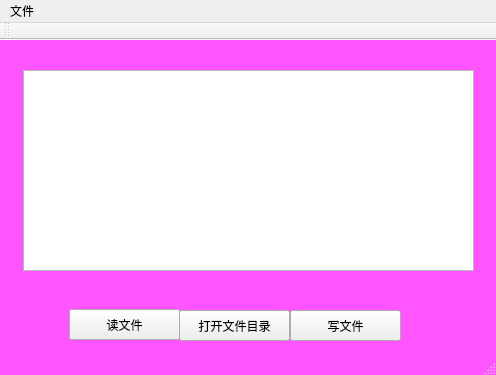
<?xml version="1.0" encoding="UTF-8"?>
<ui version="4.0">
 <class>MainWindow</class>
 <widget class="QMainWindow" name="MainWindow">
  <property name="geometry">
   <rect>
    <x>0</x>
    <y>0</y>
    <width>496</width>
    <height>375</height>
   </rect>
  </property>
  <property name="windowTitle">
   <string>MainWindow</string>
  </property>
  <property name="styleSheet">
   <string notr="true">QMainWindow {
background:rgb(255, 85, 255);
}</string>
  </property>
  <widget class="QWidget" name="centralWidget">
   <widget class="QTextEdit" name="textEdit">
    <property name="geometry">
     <rect>
      <x>23</x>
      <y>30</y>
      <width>451</width>
      <height>201</height>
     </rect>
    </property>
   </widget>
   <widget class="QPushButton" name="readFileButton">
    <property name="geometry">
     <rect>
      <x>69</x>
      <y>269</y>
      <width>111</width>
      <height>31</height>
     </rect>
    </property>
    <property name="text">
     <string>读文件</string>
    </property>
   </widget>
   <widget class="QPushButton" name="writeFileButton">
    <property name="geometry">
     <rect>
      <x>290</x>
      <y>270</y>
      <width>111</width>
      <height>31</height>
     </rect>
    </property>
    <property name="text">
     <string>写文件</string>
    </property>
   </widget>
   <widget class="QPushButton" name="openDirectionButton">
    <property name="geometry">
     <rect>
      <x>179</x>
      <y>270</y>
      <width>111</width>
      <height>31</height>
     </rect>
    </property>
    <property name="text">
     <string>打开文件目录</string>
    </property>
   </widget>
  </widget>
  <widget class="QMenuBar" name="menuBar">
   <property name="geometry">
    <rect>
     <x>0</x>
     <y>0</y>
     <width>496</width>
     <height>23</height>
    </rect>
   </property>
   <widget class="QMenu" name="menuCloud_System">
    <property name="title">
     <string>文件</string>
    </property>
    <addaction name="actionOpen_files"/>
   </widget>
   <addaction name="menuCloud_System"/>
  </widget>
  <widget class="QToolBar" name="mainToolBar">
   <attribute name="toolBarArea">
    <enum>TopToolBarArea</enum>
   </attribute>
   <attribute name="toolBarBreak">
    <bool>false</bool>
   </attribute>
  </widget>
  <widget class="QStatusBar" name="statusBar"/>
  <action name="actionOpen_files">
   <property name="text">
    <string>打开文件</string>
   </property>
  </action>
 </widget>
 <layoutdefault spacing="6" margin="11"/>
 <resources/>
 <connections/>
</ui>
